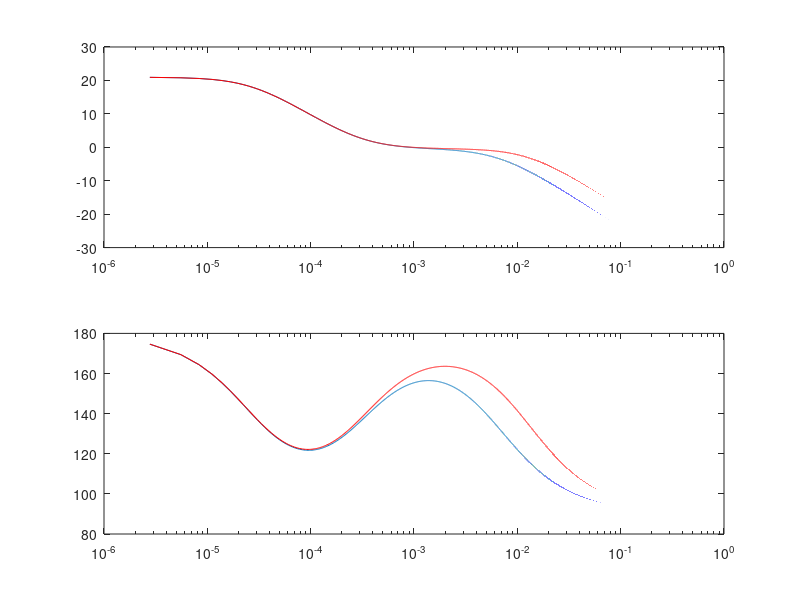

Recreate this plot in MATLAB.
% Generic stuff
k = 1000;
m = 1/k;

% Sampling params
Ts = (1/100)*2^9
fs = 1/Ts; %Hz
ws = 2*pi*fs;

f = (0.01/3600):(0.01/3600):fs;

s = j*2*pi*f;

% Circuit components
r1 = 1*k;
r2 = 1*k;
r3 = 1*k;
c1 = 500*m;
c2 = c1/20;
c3 = c2/2;

%
g0 = 1/c2;
z0 = 1/(r1*c1);
p0 = 1/(r1*c1) + 1/(r1*c2);
p1 = 1/(r3*c3);
pg = 0.5*ws/3600;

g1 = -1/r2;
g2 = (-1/r3).*s./(s + p1);

zf =  (g0./s).*(s + z0)./(s + p0);
zf = (g0./(s + pg)).*(s + z0)./(s + p0);
Hst2 =  g1.*zf;
Hs = g2.*zf + g1.*zf;

subplot (2, 1, 1)
semilogx(f, 20*log10(Hst2));
hold on
semilogx(f, 20*log10(Hs), 'r');
hold off

subplot (2, 1, 2)
semilogx(f, (180/pi)*angle(Hst2));
hold on
semilogx(f, (180/pi)*angle(Hs), 'r');
hold off